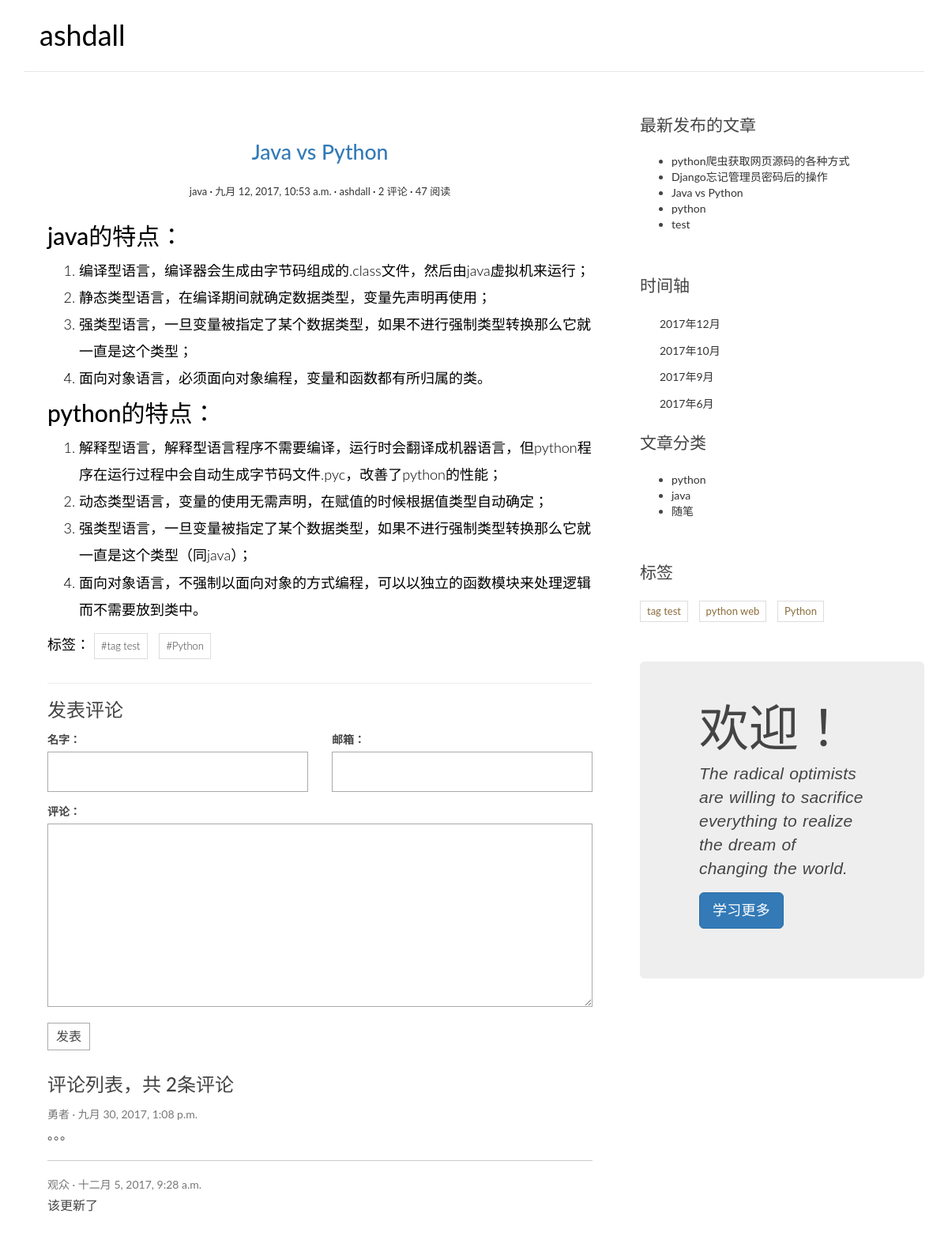
Screenshot of /post/3/ with the database file from the repository.
### blog/models.py (models this page shows, shortened)
@python_2_unicode_compatible
class Post(models.Model):
    title = models.CharField(max_length=70)
    body = models.TextField()
    created_time = models.DateTimeField()
    modified_time = models.DateTimeField()
    excerpt = models.CharField(max_length=200, blank=True)
    category = models.ForeignKey(Category)
    tags = models.ManyToManyField(Tag, blank=True)
    author = models.ForeignKey(User)
    views = models.PositiveIntegerField(default=0)
    def increase_views(self):
        self.views += 1
        self.save(update_fields=['views'])
    def get_absolute_url(self):
        return reverse('blog:detail', kwargs={'pk': self.pk})
    def save(self, *args, **kwargs):
        if not self.excerpt:
            md = markdown.Markdown(extensions=[
                'markdown.extensions.extra',
                'markdown.extensions.codehilite',
            ])
            self.excerpt = strip_tags(md.convert(self.body))[:54]
        super(Post, self).save(*args, **kwargs)
    class Meta:
        ordering = ['-created_time']

@python_2_unicode_compatible
class Category(models.Model):
    name = models.CharField(max_length=100)

@python_2_unicode_compatible
class Tag(models.Model):
    name = models.CharField(max_length=100)

### comments/models.py (models this page shows, shortened)
@python_2_unicode_compatible
class Comment(models.Model):
    name = models.CharField(max_length=100)
    email = models.EmailField(max_length=255)
    url = models.URLField(blank=True)
    text = models.TextField()
    created_time = models.DateTimeField(auto_now_add=True)
    post = models.ForeignKey('blog.Post')

### blog/views.py (the view)
# urls.py: url(r'^post/(?P<pk>[0-9]+)/$', views.PostDetailView.as_view(), name='detail'),
class PostDetailView(DetailView):
    model = Post
    template_name = 'blog/detail.html'
    context_object_name = 'post'
    def get(self, request, *args, **kwargs):
        response = super(PostDetailView, self).get(request, *args, **kwargs)
        self.object.increase_views()
        return response
    def get_object(self, queryset=None):
        post = super(PostDetailView, self).get_object(queryset=None)
        post.body = markdown.markdown(post.body,
                                      extensions=[
                                          'markdown.extensions.extra',
                                          'markdown.extensions.codehilite',
                                          'markdown.extensions.toc',
                                      ])
        return post
    def get_context_data(self, **kwargs):
        context = super(PostDetailView, self).get_context_data(**kwargs)
        form = CommentForm()
        comment_list = self.object.comment_set.all()
        context.update({
            'form': form,
            'comment_list': comment_list
        })
        return context

### comments/forms.py
class CommentForm(forms.ModelForm):
    class Meta:
        model = Comment
        fields = ['name', 'email', 'url', 'text']

### blog/templatetags/blog_tags.py (called while the page is built)
@register.simple_tag
def get_recent_posts(num=5):
    return Post.objects.all().order_by('-created_time')[:num]

@register.simple_tag
def archives():
    return Post.objects.dates('created_time', 'month', order='DESC')

@register.simple_tag
def get_categories():
    return Category.objects.annotate(num_posts=Count('post')).filter(num_posts__gt=0)

@register.simple_tag
def get_tags():
    return Tag.objects.annotate(num_posts=Count('post')).filter(num_posts__gt=0)

### templates/blog/detail.html (shortened to what this page needs)
{% extends 'base.html' %}
{% block main %}
    <article class="post post-{{ post.pk }}">
         <header class="entry-header">
            <h1 class="entry-title">
                <a class="text-primary">{{ post.title }}</a>
            </h1>
            <div class="entry-meta">
                <span class="post-category"><a href="#">{{ post.category.name }}</a></span>
                <span class="post-date"><a href="#"><time class="entry-date"
                                                          datetime="{{ post.created_time }}">{{ post.created_time }}</time></a></span>
                <span class="post-author"><a href="#">{{post.author}}</a></span>
                <span class="comments-link"><a href="#">{{comment_list.count}} 评论</a></span>
                <span class="views-count"><a href="#">{{ post.views }} 阅读</a></span>
            </div>
        </header>
        <div class="entry-content clearfix">
            {{post.body|safe}}
            <div class="widget-tag-cloud">
                <ul>
                    标签：
                    {% for tag in post.tags.all %}
                        <li><a href="{% url 'blog:tag' tag.pk %}">#{{ tag.name }}</a></li>
                    {% endfor %}
                </ul>
            </div>
        </div>
    </article>
    <section class="comment-area" id="comment-area">
        <hr>
        <h3>发表评论</h3>
         <form action="{% url 'comments:post_comment' post.pk %}" method="post" class="comment-form">
                <div class="row">
                    <div class="col-md-6">
                        <label for="{{ form.name.id_for_label }}">名字：</label>
                        {{ form.name }}
                    </div>
                    <div class="col-md-6">
                        <label for="{{ form.email.id_for_label }}">邮箱：</label>
                        {{ form.email }}
                    </div>
                    <div class="col-md-12">
                        <label for="{{ form.text.id_for_label }}">评论：</label>
                        {{ form.text }}
                        <button type="submit" class="comment-btn">发表</button>
                    </div>
                </div>
        </form>
            <div class="comment-list-panel">
            <h3>评论列表，共  <span>{{ post.comment_set.count }}</span>条评论</h3>
            <ul class="comment-list list-unstyled">
                {% for comment in comment_list %}
                <li class="comment-item">
                    <span class="nickname">{{comment.name}}</span>
                    <time class="submit-date">{{comment.created_time}}</time>
                    <div class="text">
                        {{ comment.text }}
                    </div>
                </li>
                {% empty %}
                暂无评论
                {% endfor %}
            </ul>
        </div>
    </section>
{% endblock main %}

### templates/base.html (shortened to what this page needs)
{% load staticfiles %}
{% load blog_tags %}
<!DOCTYPE html>
<html>
<head>
    <link rel="stylesheet" href="http://code.ionicframework.com/ionicons/2.0.1/css/ionicons.min.css">
    <link rel="stylesheet" href="{% static 'blog/css/bootstrap.min.css' %}">
    <link rel="stylesheet" href="{% static 'blog/css/pace.css' %}">
    <link rel="stylesheet" href="{% static 'blog/css/custom.css' %}">
</head>
<body>
<div class="container">
    <header id="site-header">
        <div class="row">
            <div class="col-md-4 col-sm-5 col-xs-8">
                <div class="logo">
                    <h1><a href="{% url 'blog:index' %}"><b>ashdall</b></a></h1>
                </div>
            </div>
            <div class="col-md-8 col-sm-7 col-xs-4">
            </div>
        </div>
    </header>
</div>
<div class="content-body">
    <div class="container">
        <div class="row">
            <main class="col-md-8">
                {% block main %}
                {% endblock main %}
            </main>
            <aside class="col-md-4">
                <div class="widdget-recent-posts">
                    <h3 class="widget-title">最新发布的文章</h3>
                    {% get_recent_posts as recent_post_list %}
                    <ul>
                        {% for post in recent_post_list %}
                        <li>
                            <a href="{{ post.get_absolute_url}}">{{post.title}}</a>
                        </li>
                        {% empty %}
                        暂无文章！
                        {% endfor %}
                    </ul>
                </div>
                <div class="widget widget-archives">
                    <h3 class="widget-title">时间轴</h3>
                    {% archives as date_list %}
                    <ul>
                        {% for date in date_list %}
                        <li>
                            <a href="{% url 'blog:archives' date.year date.month %}">{{date.year}}年{{date.month}}月</a>
                        </li>
                        {% empty %}
                        暂无归档内容！
                        {% endfor %}
                    </ul>
                </div>
                <div calss="widget widget-category">
                    <h3 class="widget-title">文章分类</h3>
                    {% get_categories as category_list %}
                    <ul>
                        {% for category in category_list %}
                        <li>
                            <a href="{% url 'blog:category' category.pk %}">{{ category.name }}</a>
                        </li>
                        {% empty %}
                        暂无分类！
                        {% endfor %}
                    </ul>
                </div>
                <div class = "widget widget-tag-cloud">
                    <h3 class="widget-title">标签</h3>
                    {% get_tags as tag_list %}
                    <ul>
                        {% for tag in tag_list %}
                        <li>
                            <a href="{% url 'blog:tag' tag.pk %}" class="text-warning" >{{ tag.name }}</a>
                        </li>
                        {% empty %}
                        暂无标签！
                        {% endfor %}
                    </ul>
                </div>
            <br>
            <br>
                <div class="jumbotron">
                    <div class="container">
                        <h1>欢迎！</h1>
                        <p><em>The radical optimists are willing to sacrifice everything to realize the dream of changing the world.</em></p>
                        <p><a href="https://docs.segmentfault.com/";  class="btn btn-primary btn-lg" role="button">
                         学习更多</a>
                        </p>
                    </div>
                </div>
            </aside>
        </div>
    </div>
</div>
</body>
</html>

### blog/static/blog/css/custom.css (style rules this page uses)
* { outline: none; }
h1, h2, h3, h4, h5, h6 { margin-top: 0; }
b { font-weight: 400; }
a { color: #333; }
body { color: #444; font-family: 'Lato', sans-serif; }
p { font-family: 'Ubuntu', sans-serif; font-weight: 400; word-spacing: 1px; letter-spacing: 0.01em; }
#site-header { background-color: #FFF; padding: 25px 20px; margin-bottom: 40px; border-bottom: 1px solid #e7e7e7; }
.logo h1 a { color: #000; }
.logo h1 { margin: 0; font-family: 'Lato', sans-serif; font-weight: 300; }
.content-body { padding-bottom: 4em; }
.post { background: #fff; padding: 30px 30px 0; }
.entry-title { text-align: center; font-size: 1.9em; margin-bottom: 20px; line-height: 1.6; padding: 10px 20px 0; }
.entry-meta { text-align: center; color: #DDDDDD; font-size: 13px; margin-bottom: 30px; }
.entry-content { font-size: 18px; line-height: 1.9; font-weight: 300; color: #000; }
.post-category::after, .post-date::after, .post-author::after, .comments-link::after { content: ' ·'; color: #000; }
.widget { background: #fff; padding: 30px 0 0; }
.widget-title { font-size: 1.5em; margin-bottom: 20px; line-height: 1.6; padding: 10px 0 0; font-weight: 400; }
.widget-archives ul { padding: 0; margin: 0; padding-left: 25px; }
.widget-archives ul li { list-style-type: none; position: relative; line-height: 170%; margin-bottom: 10px; }
.widget-archives ul li::before { content: '\f3f3'; font-family: "Ionicons"; position: absolute; left: -25px; top: 1px; font-size: 16px; color: #000; }
.widget-tag-cloud ul { padding: 0; margin: 0; margin-right: -10px; }
.widget-tag-cloud ul li { list-style-type: none; font-size: 13px; display: inline-block; margin-right: 10px; margin-bottom: 10px; padding: 3px 8px; border: 1px solid #ddd; }
.contact-form input, .comment-form input { border: 1px solid #aaa; margin-bottom: 15px; width: 100%; padding: 15px 15px; font-size: 16px; line-height: 100%; transition: 0.4s border-color linear; }
.contact-form textarea, .comment-form textarea { border: 1px solid #aaa; margin-bottom: 15px; width: 100%; padding: 15px 15px; font-size: 16px; line-height: 20px !important; min-height: 183px; transition: 0.4s border-color linear; }
.comment-area { padding: 0 30px 0; }
.comment-form { margin-top: 15px; }
.comment-form .comment-btn { background-color: #fff; border: 1px solid #aaa; font-size: 16px; padding: 5px 10px; }
.comment-list-panel { margin-top: 30px; }
.comment-list { margin-top: 15px; }
.comment-item:not(:last-child) { border-bottom: 1px #ccc solid; margin-bottom: 20px; padding-bottom: 20px; }
.comment-item .nickname, .comment-item .submit-date { color: #777; font-size: 14px; }
.comment-item .nickname:after { content: ' ·'; }
.comment-item .text { padding-top: 5px; font-size: 16px; }

### rows the page displays
Post: title "Java vs Python", category.name "java", created_time "九月 12, 2017, 10:53 a.m.", author "ashdall", count "2", views "47", body "java的特点： 编译型语言，编译器会生成由字节码组成的.class文件，然后由java虚拟机来运行； 静态类型语言，在编译期间就确定数据类型，变量先声明再使用； 强类型语言，一旦变量被指定了某个数据类型，如果不进行强制类型转换那么它就一直是这个类型； 面向对象语言，必须面向对象编程，变量和函数都有所归属的类。 python的特点： 解释型语言，解释型语言程序不需要编译，运行时会翻译成机器语言，但python程序在运行过程中会自动生成字节码文件.pyc，改善了python的性能； 动态类型语言，变量的使用无需声明，在赋值的时候根据值类型自动确定； 强类型语言，一旦变量被指定了某个数据类型，如果不进行强制类型转换那么它就一直是这个类型（同java）； 面向对象语言，不强制以面向对象的方式编程，可以以独立的函数模块来处理逻辑而不需要放到类中。", comment_set.count "2"
Tag: name "tag test"
Tag: name "Python"
Comment: name "勇者", created_time "九月 30, 2017, 1:08 p.m.", text "。。。"
Comment: name "观众", created_time "十二月 5, 2017, 9:28 a.m.", text "该更新了"
Post: title "python爬虫获取网页源码的各种方式"
Post: title "Django忘记管理员密码后的操作"
Post: title "python"
Post: title "test"
Category: name "python"
Category: name "java"
Category: name "随笔"
Tag: name "python web"

### other values shown
{{ date.year }} "2017" "2017" "2017" "2017"
{{ date.month }} "12" "10" "9" "6"
